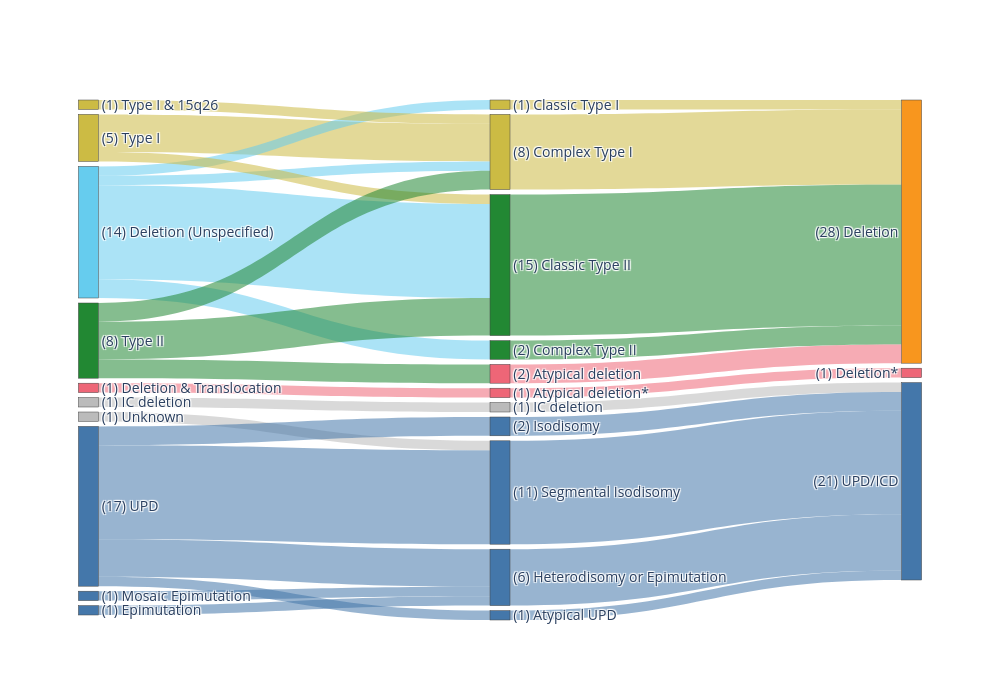

The notebook cell saved with this chart:
### Code cell
class SankeyNode:
    def __init__(self, type, label) -> None:
        self.type = type
        self.label = label
        self.prior_mdx_order = [
            "Type I & 15q26",
            "Type I",
            "Deletion (Unspecified)",
            "Type II",
            "Deletion & Translocation",
            "IC deletion",
            "Unknown",
            "UPD",
            "Mosaic Epimutation",
            "Epimutation",
        ]
        self.gs_mdx_order = [
            "Classic Type I",
            "Complex Type I",
            "Classic Type II",
            "Complex Type II",
            "Atypical deletion",
            "Atypical deletion*",
            "IC deletion",
            "Isodisomy",
            "Segmental Isodisomy",
            "Heterodisomy or Epimutation",
            "Atypical UPD",
        ]
        self.gs_mdx_cat_order = [
            "Deletion",
            "Deletion*",
            "UPD/ICD",
        ]

    def getX(self):
        match self.type:
            case "Prior":
                return 0.01
            case "GS":
                return 0.5
            case _:
                return 0.99

    def getCatColumnOrder(self):
        match self.type:
            case "Prior":
                return self.prior_mdx_order
            case "GS":
                return self.gs_mdx_order
            case _:
                return self.gs_mdx_cat_order

    def getRGBA(self, alpha=1.0):
        return cohort_colors.getCategoryColorRGBA(self.label, alpha)

    def __eq__(self, other):
        if not isinstance(other, SankeyNode):
            return NotImplemented
        return self.type == other.type and self.label == other.label

    def __hash__(self):
        return hash((self.type, self.label))

    def __str__(self) -> str:
        return f"SankeyNode(type = {self.type}, label = {self.label})"


def get_link_color(src: SankeyNode, target: SankeyNode):
    if target.type == "mdx_cat":
        return target.getRGBA(alpha=0.55)
    else:
        return src.getRGBA(alpha=0.55)


def inc_dict_cntr(cntr_dict: dict, key: str):
    if key not in cntr_dict:
        cntr_dict[key] = 0
    cntr_dict[key] += 1


def get_node_y(node: SankeyNode, cat_cntr_dict: dict) -> float:
    cat_order = node.getCatColumnOrder()
    # first node in each column should have a y-value of 0.001
    node_order_idx = cat_order.index(node.label)
    if node_order_idx == 0:
        return 0.001

    # get all node labels between first node and this node
    btw_node_labels = cat_order[1:node_order_idx]
    btw_num_parts = sum(cat_cntr_dict[node_label] for node_label in btw_node_labels)
    return float(btw_num_parts) * 0.02 + float(cat_cntr_dict[node.label]) * 0.01


links = []
prior_mdx_cnts = {}
gs_mdx_cnts = {}
mdx_cat_cnts = {}
with open(
    "../data/raw/pws-reported-primary-findings-variants.csv", "r", encoding="utf-8"
) as csvfile:
    reader = csv.DictReader(csvfile)
    for row in reader:
        inc_dict_cntr(prior_mdx_cnts, row["SOURCE_MDX"])
        prior_mdx = SankeyNode("Prior", row["SOURCE_MDX"])

        inc_dict_cntr(gs_mdx_cnts, row["REVISED_GS_SUB_CAT"])
        gs_mdx = SankeyNode("GS", row["REVISED_GS_SUB_CAT"])

        inc_dict_cntr(mdx_cat_cnts, row["GENERIC_REVISED_GS_SUB_CAT"])
        mdx_cat = SankeyNode("mdx_cat", row["GENERIC_REVISED_GS_SUB_CAT"])

        links.append((prior_mdx, gs_mdx))
        links.append((gs_mdx, mdx_cat))

link_counts = Counter(links)
# create unique list of nodes
nodes = list({node for node in itertools.chain(*links)})

# set up data structures for the diagram
labels = []
node_colors = []
node_x = []
node_y = []
for node in nodes:
    node_colors.append(node.getRGBA())
    node_x.append(node.getX())
    match node.type:
        case "Prior":
            labels.append(f"({prior_mdx_cnts[node.label]}) {node.label}")
            node_y.append(get_node_y(node, prior_mdx_cnts))
        case "GS":
            labels.append(f"({gs_mdx_cnts[node.label]}) {node.label}")
            node_y.append(get_node_y(node, gs_mdx_cnts))
        case _:
            labels.append(f"({mdx_cat_cnts[node.label]}) {node.label}")
            node_y.append(get_node_y(node, mdx_cat_cnts))

sources = []
targets = []
values = []
link_colors = []
for link, value in link_counts.items():
    sources.append(nodes.index(link[0]))
    targets.append(nodes.index(link[1]))
    values.append(value)
    link_colors.append(link[0].getRGBA(alpha=0.55))

fig = go.Figure(
    data=[
        go.Sankey(
            arrangement="snap",
            node={
                "label": labels,
                "x": node_x,
                "y": node_y,
                "pad": 5,  # pad nodes by 5 pixels
                "color": node_colors,
            },
            link=dict(source=sources, target=targets, value=values, color=link_colors),
        )
    ]
)

fig.update_layout(
    font_size=14,
    autosize=False,
    height=700,
    width=1000,
)
fig.show()
# export to file
fig.write_image("../data/processed/pws-mdx-sankey.png", height=700, width=1000, scale=2)

### Figure 1 — Plotly figure (JSON) as saved in the notebook; plotly's stock layout.template omitted (floating-point values rounded to 4 significant figures)
{"data": [{"arrangement": "snap", "link": {"color": ["rgba(102, 204, 238, 0.55)", "rgba(34, 136, 51, 0.55)", "rgba(68, 119, 170, 0.55)", "rgba(68, 119, 170, 0.55)", "rgba(68, 119, 170, 0.55)", "rgba(34, 136, 51, 0.55)", "rgba(34, 136, 51, 0.55)", "rgba(68, 119, 170, 0.55)", "rgba(68, 119, 170, 0.55)", "rgba(68, 119, 170, 0.55)", "rgba(204, 187, 68, 0.55)", "rgba(204, 187, 68, 0.55)", "rgba(187, 187, 187, 0.55)", "rgba(102, 204, 238, 0.55)", "rgba(204, 187, 68, 0.55)", "rgba(102, 204, 238, 0.55)", "rgba(102, 204, 238, 0.55)", "rgba(187, 187, 187, 0.55)", "rgba(187, 187, 187, 0.55)", "rgba(34, 136, 51, 0.55)", "rgba(238, 102, 119, 0.55)", "rgba(204, 187, 68, 0.55)", "rgba(68, 119, 170, 0.55)", "rgba(68, 119, 170, 0.55)", "rgba(204, 187, 68, 0.55)", "rgba(34, 136, 51, 0.55)", "rgba(68, 119, 170, 0.55)", "rgba(68, 119, 170, 0.55)", "rgba(238, 102, 119, 0.55)", "rgba(238, 102, 119, 0.55)"], "source": [5, 20, 6, 2, 15, 13, 0, 4, 4, 1, 23, 22, 3, 5, 19, 5, 5, 8, 14, 13, 10, 21, 4, 11, 23, 13, 4, 7, 17, 16], "target": [20, 9, 2, 12, 2, 0, 9, 2, 1, 12, 22, 9, 1, 19, 9, 0, 22, 14, 12, 10, 9, 22, 11, 12, 0, 22, 7, 12, 16, 18], "value": [2, 2, 1, 6, 1, 4, 15, 4, 10, 11, 4, 8, 1, 1, 1, 10, 1, 1, 1, 2, 2, 1, 1, 1, 1, 2, 2, 2, 1, 1]}, "node": {"color": ["rgba(34, 136, 51, 1.0)", "rgba(68, 119, 170, 1.0)", "rgba(68, 119, 170, 1.0)", "rgba(187, 187, 187, 1.0)", "rgba(68, 119, 170, 1.0)", "rgba(102, 204, 238, 1.0)", "rgba(68, 119, 170, 1.0)", "rgba(68, 119, 170, 1.0)", "rgba(187, 187, 187, 1.0)", "rgba(248, 150, 30, 1.0)", "rgba(238, 102, 119, 1.0)", "rgba(68, 119, 170, 1.0)", "rgba(68, 119, 170, 1.0)", "rgba(34, 136, 51, 1.0)", "rgba(187, 187, 187, 1.0)", "rgba(68, 119, 170, 1.0)", "rgba(238, 102, 119, 1.0)", "rgba(238, 102, 119, 1.0)", "rgba(238, 102, 119, 1.0)", "rgba(204, 187, 68, 1.0)", "rgba(34, 136, 51, 1.0)", "rgba(204, 187, 68, 1.0)", "rgba(204, 187, 68, 1.0)", "rgba(204, 187, 68, 1.0)"], "label": ["(15) Classic Type II", "(11) Segmental Isodisomy", "(6) Heterodisomy or Epimutation", "(1) Unknown", "(17) UPD", "(14) Deletion (Unspecified)", "(1) Mosaic Epimutation", "(2) Isodisomy", "(1) IC deletion", "(28) Deletion", "(2) Atypical deletion", "(1) Atypical UPD", "(21) UPD/ICD", "(8) Type II", "(1) IC deletion", "(1) Epimutation", "(1) Atypical deletion*", "(1) Deletion & Translocation", "(1) Deletion*", "(1) Classic Type I", "(2) Complex Type II", "(1) Type I & 15q26", "(8) Complex Type I", "(5) Type I"], "pad": 5, "x": [0.5, 0.5, 0.5, 0.01, 0.01, 0.01, 0.01, 0.5, 0.01, 0.99, 0.5, 0.5, 0.99, 0.01, 0.5, 0.01, 0.5, 0.01, 0.99, 0.5, 0.5, 0.01, 0.5, 0.01], "y": [0.31, 0.73, 0.9, 0.59, 0.77, 0.24, 0.95, 0.6, 0.57, 0.001, 0.52, 0.97, 0.23, 0.46, 0.57, 0.97, 0.55, 0.55, 0.01, 0.001, 0.48, 0.001, 0.08, 0.05]}, "type": "sankey"}], "layout": {"autosize": false, "font": {"size": 14}, "height": 700, "width": 1000}}
